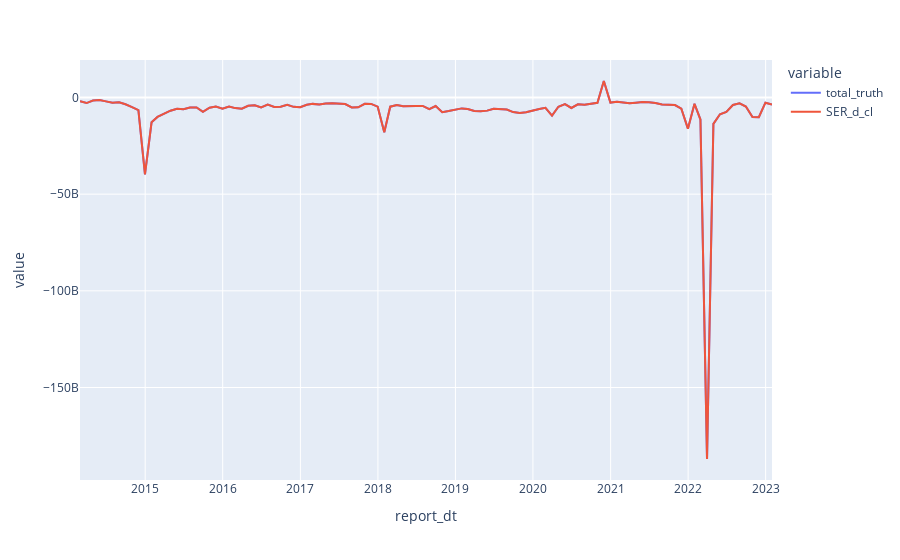

Here is the notebook cell this chart was saved with:
### Code cell
px.line(pred_truth.groupby('report_dt').agg({'total_truth': 'sum', 'SER_d_cl': 'sum'}))
